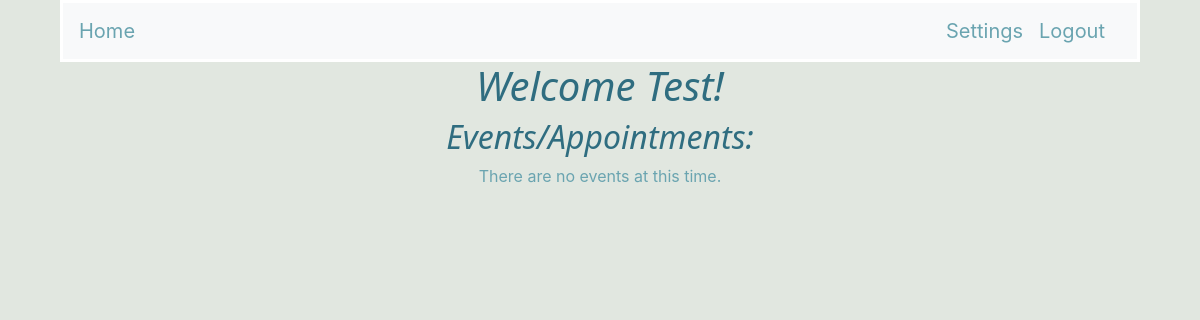
Page / (signed in) on the earlier database version.
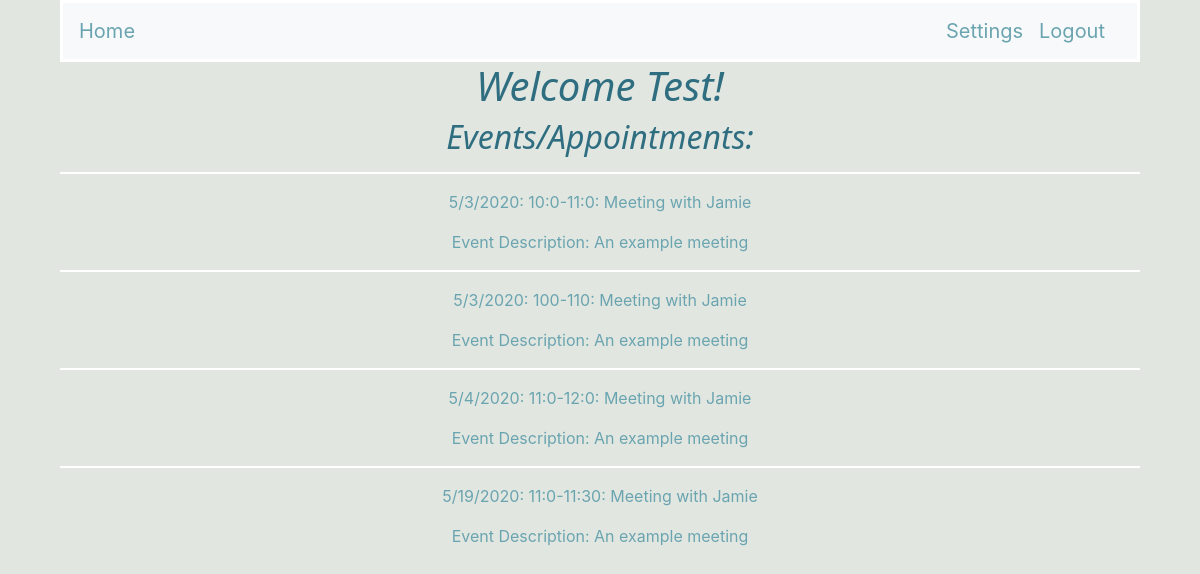
Same page on the later database version.
### app_folder/models.py (models this page shows, shortened)
class User(UserMixin, db.Model):
    id = db.Column(db.Integer, primary_key=True)
    username = db.Column(db.String(64), index=True, unique=True)
    email = db.Column(db.String(128), index=True, unique=True)
    password_hash = db.Column(db.String(128))
    emailConfirmation = db.Column(db.String(2), index=True)
    meetingLength = db.Column(db.String(32), index=True)
    availabilityStart = db.Column(db.String(32),index = True)
    availabilityEnd = db.Column(db.String(32),index = True)
    posts = db.relationship('Post', backref='author', lazy='dynamic')

class Event(db.Model):
    id = db.Column(db.Integer, primary_key=True)
    username = db.Column(db.String(64), index=True)
    eventDate = db.Column(db.String(32), index=True)
    eventTime = db.Column(db.String(32), index=True)
    guestname = db.Column(db.String(64), index=True)
    description = db.Column(db.String(128), index=True)

### app_folder/routes.py (the view)
@app.route("/")
@login_required
def hello():
    user = current_user
    events = Event.query.filter_by(username=user.username).all()
    return render_template('index.html', title='Home',user = user, events = events)

### app_folder/models.py (called while the page is built)
@login.user_loader
def load_user(id):
    return User.query.get(int(id))

### app_folder/templates/index.html
{% extends "base.html" %}
{% block content %}
<div class="center">
    {% if not current_user.is_authenticated %}
        <h1>Welcome Guest!</h1>
    {% else %}
        <h1> Welcome {{ current_user.username }}!</h1>
        <h2> Events/Appointments: </h2>
        {% if events|length == 0 %}
            <p>There are no events at this time.</p>
        {% else %}
            {% for i in events %}
                <hr>
                <p>
                    {{ i.eventDate }}: {{ i.eventTime }}: Meeting with {{ i.guestname }}
                </p>
                <p>
                    Event Description: {{ i.description }}
                </p>
            {% endfor %}
        {% endif %}
    {% endif %}
</div>
{% endblock %}

### app_folder/templates/base.html (shortened to what this page needs)
<!DOCTYPE html>
<html lang="en">
  <head>
       <link rel="stylesheet" href="https://stackpath.bootstrapcdn.com/bootstrap/4.4.1/css/bootstrap.min.css">
       <link rel= "stylesheet" type= "text/css" href= "{{ url_for('static',filename='styles/base.css') }}">
    </head>
    <body>
      <nav class="navbar navbar-custom navbar-expand-lg navbar-light bg-light">
            <div class="navbar-nav">
                {% if current_user.is_authenticated %}
                <a class="nav-item active navbar-brand" href="/">Home</a>
                {% else %}
                <a class="nav-item active navbar-brand" href="/home">Home</a>
                <a class="nav-item active navbar-brand" href="/users">Book Times</a>
                {% endif %}
            </div>
            <div class="navbar-collapse collapse w-100 order-3 dual-collapse2">
                <div class="navbar-nav ml-auto">
                  {% if not current_user.is_authenticated %}
                    <a class=" nav-item active navbar-brand" href="/login">Sign in</a>
                  {% else %}
                    <a class="nav-item active navbar-brand" href="/settings">Settings</a>
                    <a class="nav-item active navbar-brand" href="/logout">Logout</a>
                  {% endif %}
                </div>
            </div>
        </nav>
       {% block content %}{% endblock %}
    </body>
</html>

### app_folder/static/styles/base.css (style rules this page uses)
body { background-color: #E1E7E0; margin-left: 5%; margin-right: 5%; }
nav { border: 3px solid white; }
h1 { font-family:'Segoe UI', Tahoma, Geneva, Verdana, sans-serif; font-style: italic; color:#2F6D80; }
h2 { font-family:'Segoe UI', Tahoma, Geneva, Verdana, sans-serif; font-style: italic; color:#2F6D80; }
p { color: #6AA4B0; }
a { color: #6AA4B0; }
hr { border: 1px solid white; }
.center { text-align: center; }
.navbar-custom .navbar-brand, .navbar-custom .navbar-text { color: #6AA4B0; }

Differences in the rows shown:
added Event: eventDate "5/3/2020", eventTime "10:0-11:0", guestname "Jamie", description "An example meeting"
added Event: eventDate "5/3/2020", eventTime "100-110", guestname "Jamie", description "An example meeting"
added Event: eventDate "5/4/2020", eventTime "11:0-12:0", guestname "Jamie", description "An example meeting"
added Event: eventDate "5/19/2020", eventTime "11:0-11:30", guestname "Jamie", description "An example meeting"
Other differences:
text no longer shown: "There are no events at this time."
